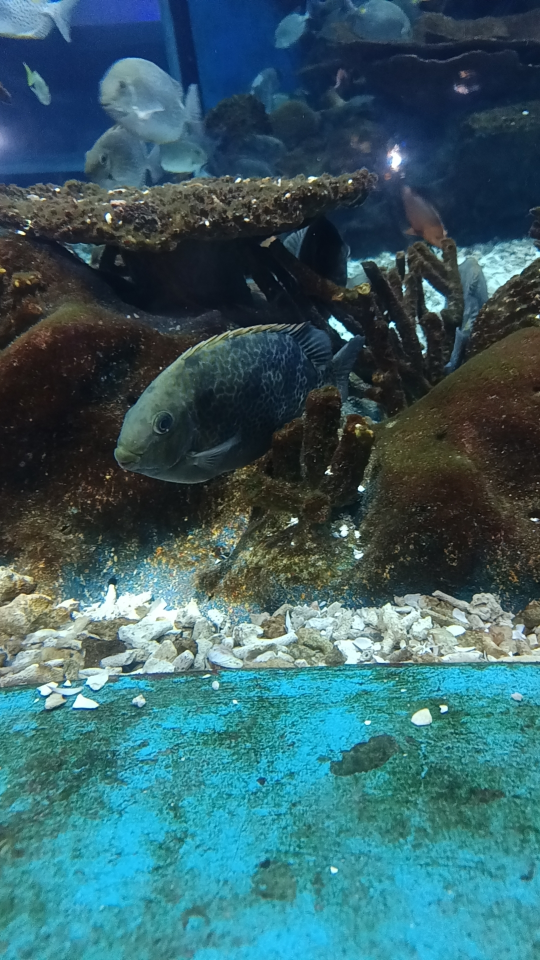
#> input picture test_images/fish_across_glass_4.jpg, 1080 x 1920 px (shown at 1/2 size); its folder holds only this picture in this run
$ python preprocess_pipeline.py
#> lines starting #> are read from the running program, lines starting #| are printed output that depends on the picture
import cv2
import numpy as np
import os
import time
from pathlib import Path


class ImagePreprocessor:
    """面向嵌入式AI的图像预处理库 (适配YOLO/CNN输入)"""

    def __init__(self, target_size=(224, 224), normalize=True):
        self.target_size = target_size
        self.normalize = normalize  # 🧠 是否归一化到0~1

    def process_single_image(self, img_path):
        """流水线: 缩放 -> 灰度 -> CLAHE增强 -> (可选)归一化"""
#> called with img_path = 'test_images/fish_across_glass_4.jpg'
        img = cv2.imread(img_path)
#> img is the input picture: shape (1920, 1080, 3); mean B, G, R 104.1, 96.2, 55.9
        if img is None:
            return None

        # 1. 缩放 (保持宽高比，补黑边letterbox的简化版)
        h, w = img.shape[:2]
#> h = 1920; w = 1080
        scale = min(self.target_size[0] / h, self.target_size[1] / w)
#> scale = 0.117
        new_h, new_w = int(h * scale), int(w * scale)
#> new_h = 224; new_w = 126
        resized = cv2.resize(img, (new_w, new_h))
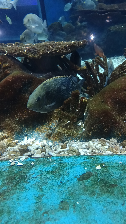
#> resized: shape (224, 126, 3); mean B, G, R 104, 96.1, 55.9

        # 2. 转灰度
        gray = cv2.cvtColor(resized, cv2.COLOR_BGR2GRAY)
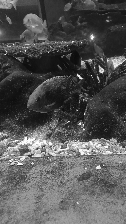
#> gray: shape (224, 126); min 11, max 255, mean 85

        # 3. 增强 (CLAHE)
        clahe = cv2.createCLAHE(clipLimit=2.0, tileGridSize=(8, 8))
        enhanced = clahe.apply(gray)  # 此时是 uint8 类型 (0~255)
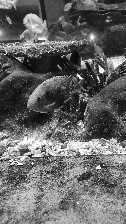
#> enhanced: shape (224, 126); min 7, max 255, mean 102.5

        # 🧠 4. 【AI核心】归一化到 0~1 浮点数 (神经网络输入标准)
        if self.normalize:
            # astype转float32, 除以255.0
            enhanced_ai = enhanced.astype(np.float32) / 255.0
            # 🧠 INT8量化版本 (嵌入式部署专用) —— 放在这里！
            enhanced_int8 = (enhanced_ai * 255).astype(np.uint8)
        else:
            enhanced_ai = enhanced
            enhanced_int8 = enhanced  # 不归一化时，INT8就等于原图

        # 5. 返回结果 (保留原始uint8用于存图，保留归一化版本用于AI)
        return {
            "original": img,
            "resized": resized,
            "gray": gray,  # uint8
            "enhanced": enhanced,  # uint8 (用来保存对比图)
            "enhanced_ai": enhanced_ai,  # 🧠 float32 (0~1) 准备喂给模型
            "enhanced_int8": enhanced_int8
        }

    def batch_process(self, input_dir, output_dir):
        input_path = Path(input_dir)
        output_path = Path(output_dir)
        output_path.mkdir(parents=True, exist_ok=True)

        img_files = list(input_path.glob("*.jpg")) + list(input_path.glob("*.png"))
        if not img_files:
            print(f"❌ 在 {input_dir} 里没找到图片！")
            return

        total_time = 0
        count = 0

        for f in img_files[:20]:  # 先处理20张
            start = cv2.getTickCount()
            result = self.process_single_image(str(f))
#> result = 6 items
            if not result:
                continue
            elapsed = (cv2.getTickCount() - start) / cv2.getTickFrequency()
            total_time += elapsed
            count += 1

            # --- 保存增强后的图 (uint8) ---
            cv2.imwrite(str(output_path / f"enhanced_{f.name}"), result["enhanced"])

            # 🧠 额外保存一份归一化的.npy文件 (用于验证数值)
            np.save(str(output_path / f"enhanced_ai_{f.stem}.npy"), result["enhanced_ai"])

            # --- 生成四宫格对比图 (唬人专用) ---
            h, w = result["gray"].shape
#> h = 224; w = 126
            base = cv2.resize(result["original"], (w, h))
            gray_3ch = cv2.cvtColor(result["gray"], cv2.COLOR_GRAY2BGR)
            enhanced_3ch = cv2.cvtColor(result["enhanced"], cv2.COLOR_GRAY2BGR)

            # 为了展示AI效果，把归一化的小数映射回0~255用于显示
            if self.normalize:
                ai_display = (result["enhanced_ai"] * 255).astype(np.uint8)
                ai_3ch = cv2.cvtColor(ai_display, cv2.COLOR_GRAY2BGR)
            else:
                ai_3ch = enhanced_3ch

            top_row = np.hstack((base, gray_3ch))
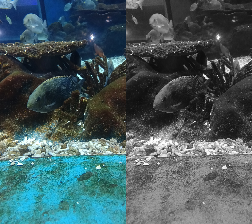
#> top_row: shape (224, 252, 3); mean of channels 0, 1, 2 94.5, 90.5, 70.4; drawn as B, G, R
            bottom_row = np.hstack((enhanced_3ch, ai_3ch))
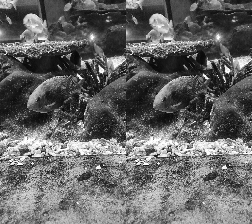
#> bottom_row: shape (224, 252, 3); min 7, max 255, mean 102.5
            compare_img = np.vstack((top_row, bottom_row))
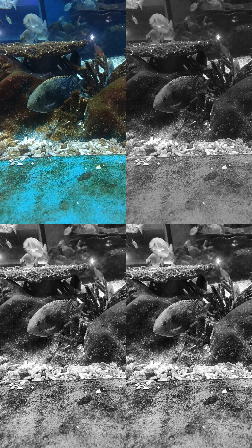
#> compare_img: shape (448, 252, 3); mean of channels 0, 1, 2 98.5, 96.5, 86.4; drawn as B, G, R
            cv2.imwrite(str(output_path / f"compare_{f.name}"), compare_img)

            # 🧠 打印AI数值信息 (证明归一化成功)
            ai_min = result["enhanced_ai"].min()
#> ai_min = 0.0275
            ai_max = result["enhanced_ai"].max()
#> ai_max = 1
            print(f"✅ {f.name} | 耗时: {elapsed * 1000:.2f}ms | AI输入范围: [{ai_min:.3f}, {ai_max:.3f}]")
#| ✅ fish_across_glass_4.jpg | 耗时: 255.05ms | AI输入范围: [0.027, 1.000]

        if count > 0:
            # 🧠 打印AI数值信息 + INT8范围
            ai_min = result["enhanced_ai"].min()
            ai_max = result["enhanced_ai"].max()
            int8_min = result["enhanced_int8"].min()
#> int8_min = 7
            int8_max = result["enhanced_int8"].max()
#> int8_max = 255
            print(
                f"✅ {f.name} | 耗时: {elapsed * 1000:.2f}ms | AI: [{ai_min:.3f}, {ai_max:.3f}] | INT8: [{int8_min}, {int8_max}]")
#| ✅ fish_across_glass_4.jpg | 耗时: 255.05ms | AI: [0.027, 1.000] | INT8: [7, 255]


if __name__ == "__main__":
    import argparse

    parser = argparse.ArgumentParser(description="嵌入式AI图像预处理工具")
    parser.add_argument("--input", default="./test_images", help="输入图片文件夹")
    parser.add_argument("--output", default="./output", help="输出文件夹")
    parser.add_argument("--no_norm", action="store_true", help="加上此参数则不进行归一化")
    parser.add_argument("--size", default=224, type=int, help="目标尺寸（宽高相等）")
    args = parser.parse_args()

    # 默认开启归一化，加了 --no_norm 才关闭
    pre = ImagePreprocessor(target_size=(args.size, args.size), normalize=not args.no_norm)
    pre.batch_process(args.input, args.output)

$ run again, on test_images/scene_on_bridge_5.jpg
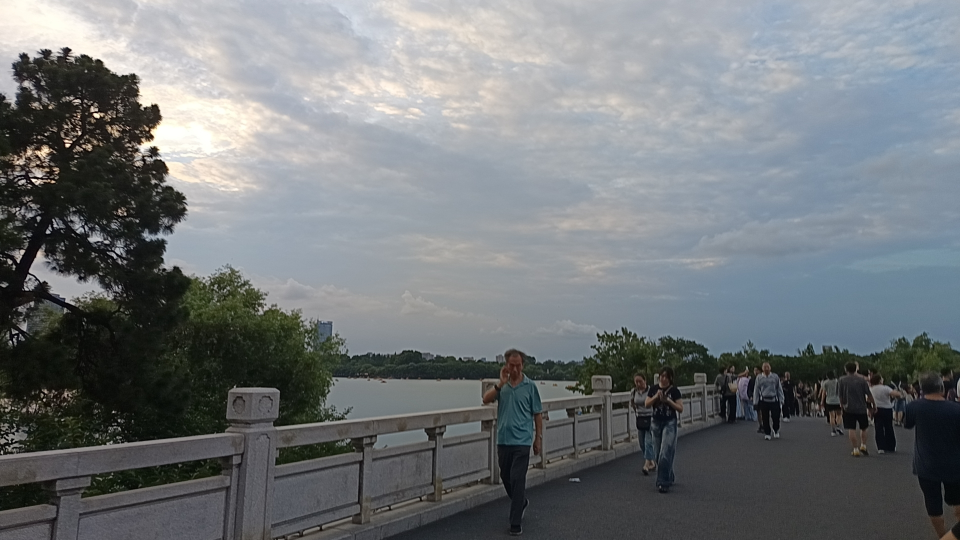
#> input picture test_images/scene_on_bridge_5.jpg, 1920 x 1080 px (shown at 1/2 size)
#> in process_single_image, img is the input picture: shape (1080, 1920, 3); mean B, G, R 121.6, 118.8, 114.3
#> in process_single_image, `enhanced = clahe.apply(gray)`:
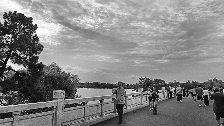
#> enhanced: shape (126, 224); min 1, max 255, mean 131
#> result = 6 items
#> in batch_process, `compare_img = np.vstack((top_row, bottom_row))`:
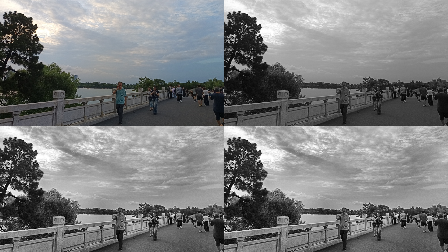
#> compare_img: shape (252, 448, 3); mean of channels 0, 1, 2 125.3, 124.6, 123.5; drawn as B, G, R
#> ai_min = 0.00392
#> ai_max = 1
#| ✅ scene_on_bridge_5.jpg | 耗时: 247.68ms | AI输入范围: [0.004, 1.000]
#> int8_max = 255
#| ✅ scene_on_bridge_5.jpg | 耗时: 247.68ms | AI: [0.004, 1.000] | INT8: [1, 255]

$ run again, on test_images/parrot_book_2.jpg
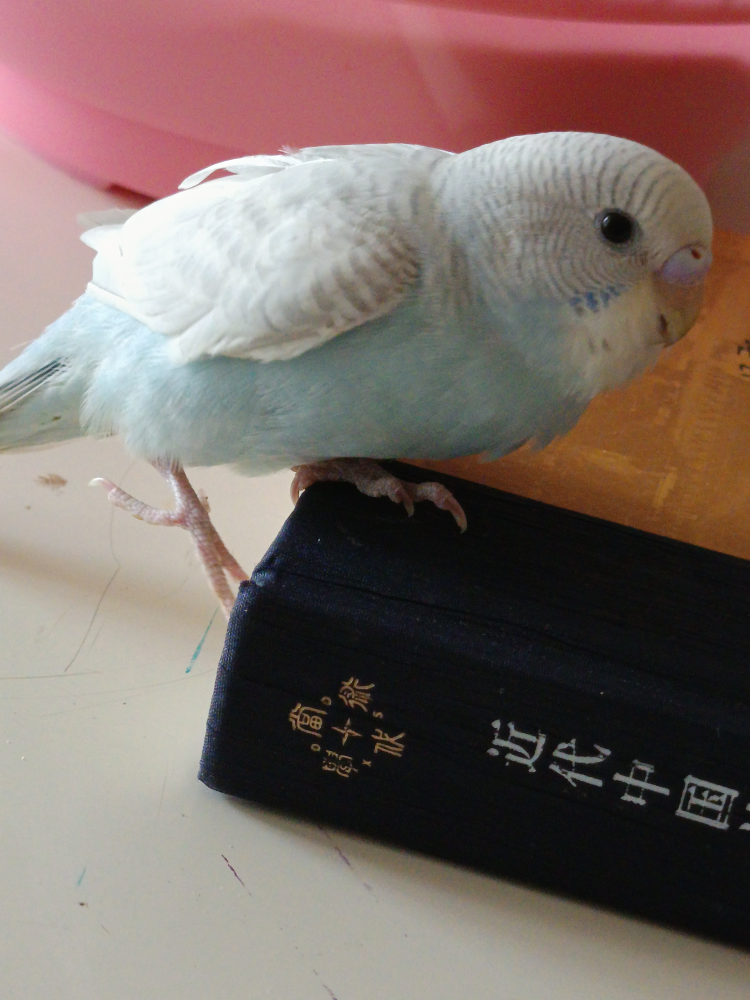
#> input picture test_images/parrot_book_2.jpg, 3000 x 4000 px (shown at 1/4 size)
#> in process_single_image, img is the input picture: shape (4000, 3000, 3); mean B, G, R 103.3, 108.5, 124.9
#> in process_single_image, `enhanced = clahe.apply(gray)`:
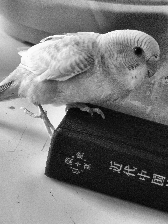
#> enhanced: shape (224, 168); min 4, max 255, mean 120.5
#> result = 6 items
#> in batch_process, `compare_img = np.vstack((top_row, bottom_row))`:
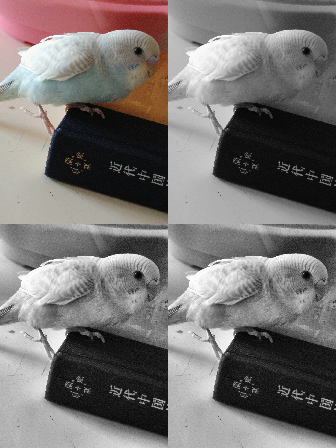
#> compare_img: shape (448, 336, 3); mean of channels 0, 1, 2 114.2, 115.5, 119.6; drawn as B, G, R
#> ai_min = 0.0157
#> ai_max = 1
#| ✅ parrot_book_2.jpg | 耗时: 1054.48ms | AI输入范围: [0.016, 1.000]
#> int8_min = 4
#> int8_max = 255
#| ✅ parrot_book_2.jpg | 耗时: 1054.48ms | AI: [0.016, 1.000] | INT8: [4, 255]

$ run again, on test_images/people_classroom_3.jpg
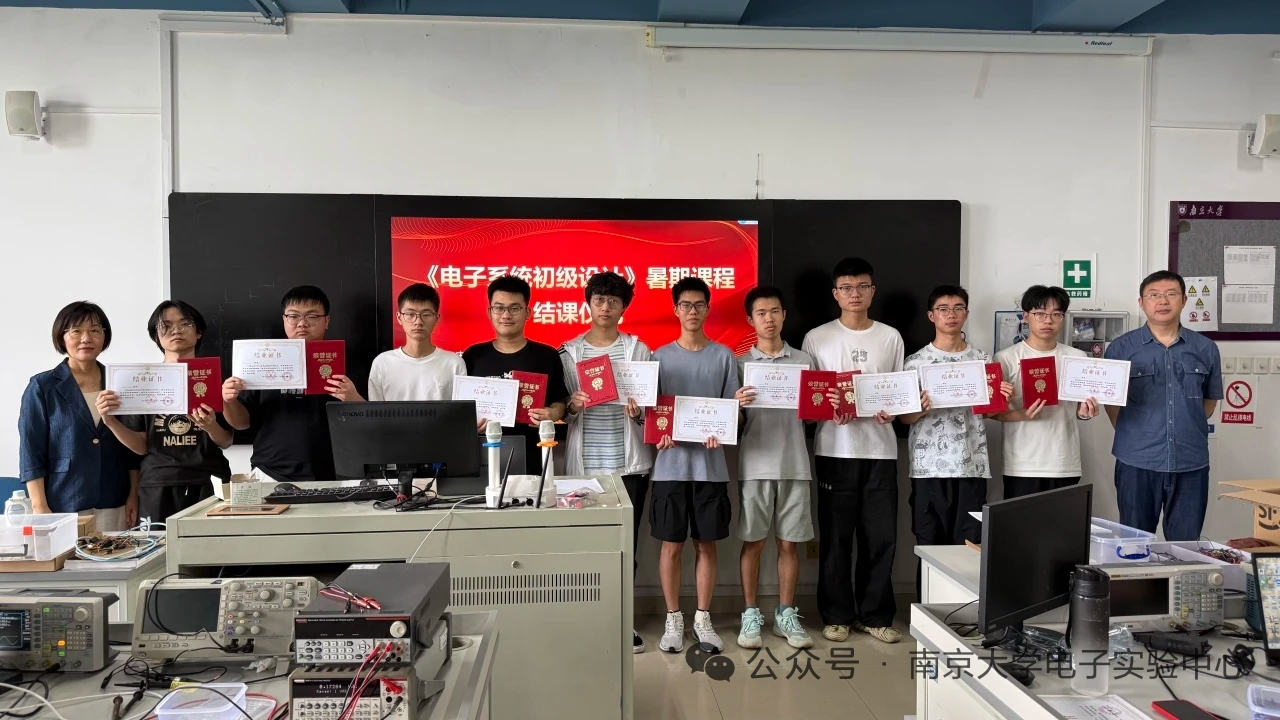
#> input picture test_images/people_classroom_3.jpg, 1280 x 720 px
#> in process_single_image, img is the input picture: shape (720, 1280, 3); mean B, G, R 118.3, 121.5, 133.7
#> in process_single_image, `enhanced = clahe.apply(gray)`:
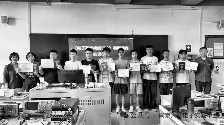
#> enhanced: shape (125, 224); min 1, max 255, mean 138.8
#> result = 6 items
#> in batch_process, `compare_img = np.vstack((top_row, bottom_row))`:
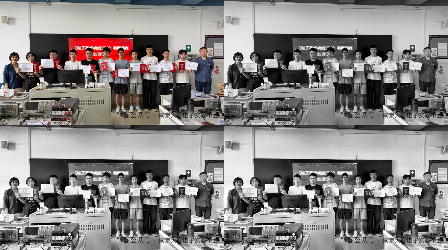
#> compare_img: shape (250, 448, 3); mean of channels 0, 1, 2 130.2, 131, 134.1; drawn as B, G, R
#> ai_min = 0.00392
#> ai_max = 1
#| ✅ people_classroom_3.jpg | 耗时: 301.96ms | AI输入范围: [0.004, 1.000]
#> int8_max = 255
#| ✅ people_classroom_3.jpg | 耗时: 301.96ms | AI: [0.004, 1.000] | INT8: [1, 255]
